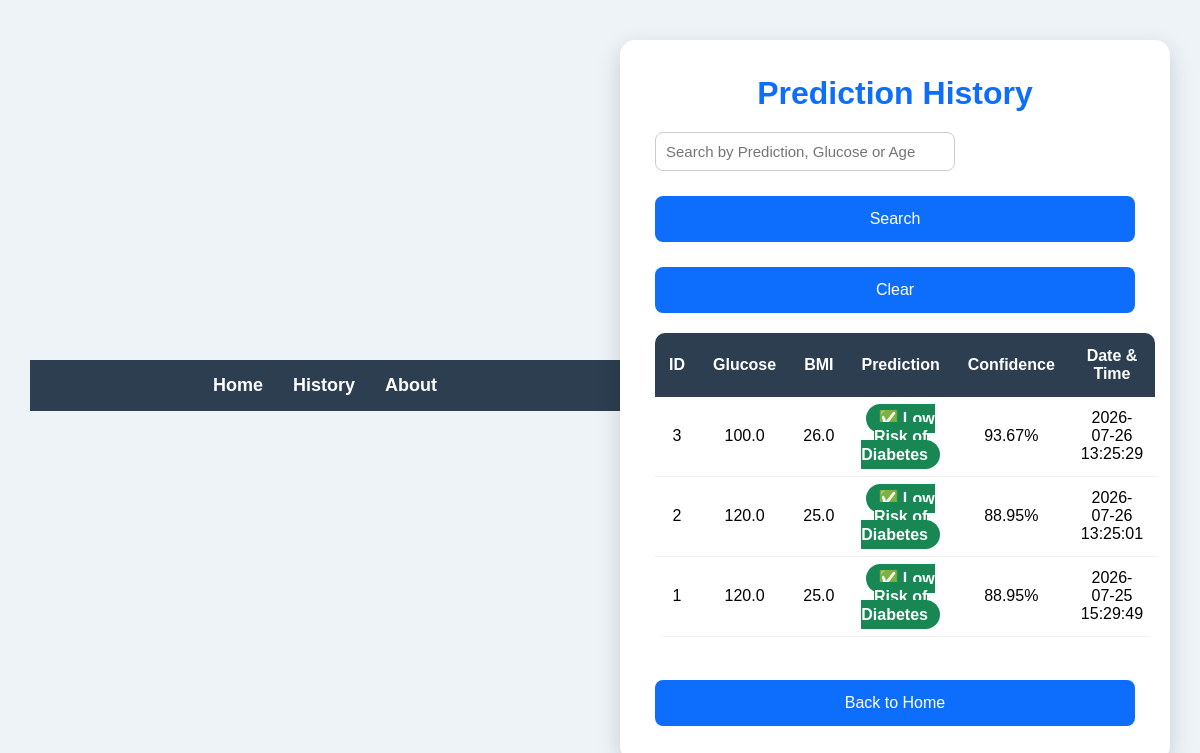
Before: /history with the older database file.
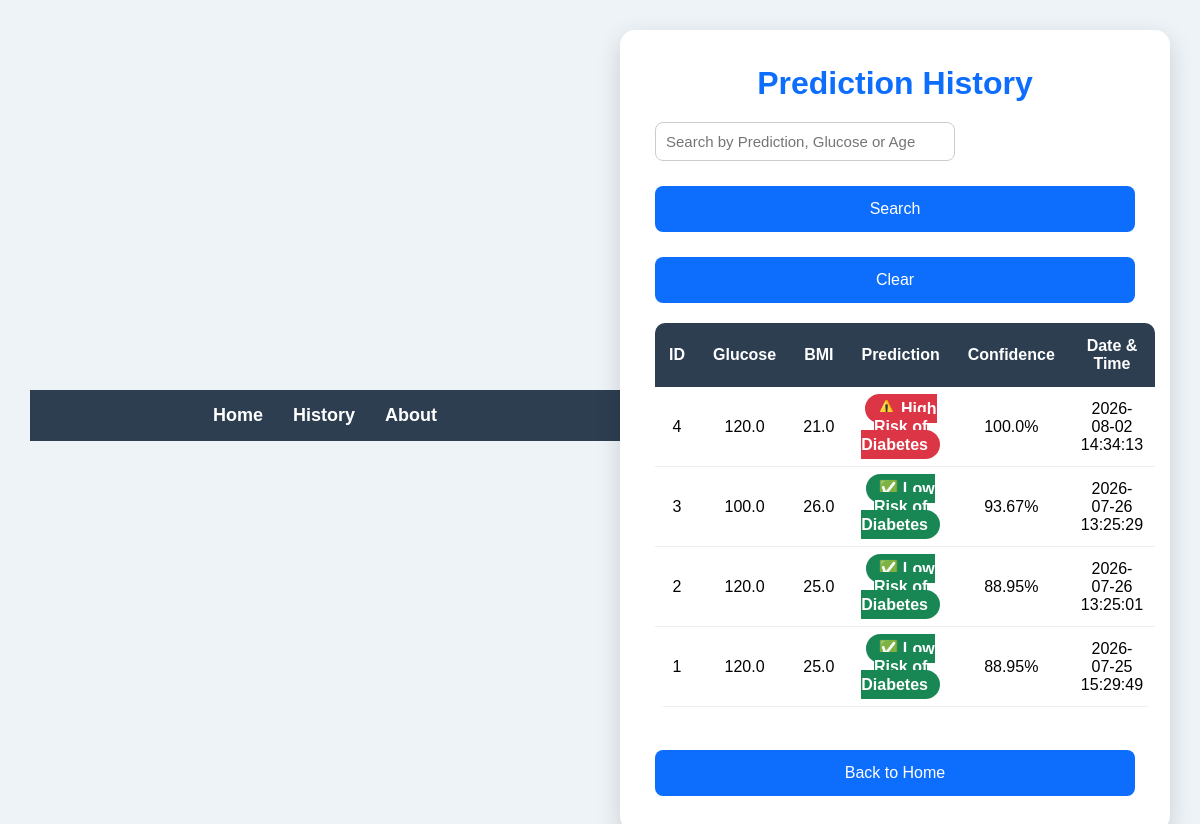
After: the same page with the newer database file.
### tables this page shows
CREATE TABLE predictions (

        id INTEGER PRIMARY KEY AUTOINCREMENT,

        pregnancies REAL,
        glucose REAL,
        blood_pressure REAL,
        skin_thickness REAL,
        insulin REAL,
        bmi REAL,
        diabetes_pedigree REAL,
        age REAL,

        prediction TEXT,
        confidence REAL,

        created_at TIMESTAMP DEFAULT CURRENT_TIMESTAMP

    );

### app.py (the view)
@app.route("/history")
def history():
    search = request.args.get("search", "").strip()
    if search:
        predictions = search_predictions(search)
    else:
        predictions = get_all_predictions()
    return render_template(
        "history.html",
        predictions=predictions,
        search=search
    )

### db.py (called while the page is built)
def get_connection():
    return sqlite3.connect(DATABASE_NAME)

def get_all_predictions():
    connection = get_connection()
    cursor = connection.cursor()
    cursor.execute("""
        SELECT *
        FROM predictions
        ORDER BY created_at DESC
    """)
    data = cursor.fetchall()
    connection.close()
    return data

### templates/history.html (shortened to what this page needs)
<!DOCTYPE html>
<html>
<head>
    <link rel="stylesheet" href="{{ url_for('static', filename='style.css') }}">
</head>
<body>
<nav class="navbar">
    <ul>
        <li><a href="/">Home</a></li>
        <li><a href="/history">History</a></li>
        <li><a href="/about">About</a></li>
    </ul>
</nav>
<div class="container">
    <h1>Prediction History</h1>
    <form method="GET" action="/history" class="search-form">
        <input
            type="text"
            name="search"
            placeholder="Search by Prediction, Glucose or Age"
            value="{{ search }}">
        <button type="submit">Search</button>
        <a href="/history">
            <button type="button">Clear</button>
        </a>
    </form>
    <table class="history-table">
        <thead>
            <tr>
                <th>ID</th>
                <th>Glucose</th>
                <th>BMI</th>
                <th>Prediction</th>
                <th>Confidence</th>
                <th>Date & Time</th>
            </tr>
        </thead>
        <tbody>
        {% for row in predictions %}
        <tr>
            <td>{{ row[0] }}</td>
            <td>{{ row[2] }}</td>
            <td>{{ row[6] }}</td>
            <td>
                {% if "High" in row[9] %}
                    <span class="badge high-risk">
                        {{ row[9] }}
                    </span>
                {% else %}
                    <span class="badge low-risk">
                        {{ row[9] }}
                    </span>
                {% endif %}
            </td>
            <td>{{ row[10] }}%</td>
            <td>{{ row[11] }}</td>
        </tr>
        {% endfor %}
        </tbody>
    </table>
    <br>
    <a href="/">
        <button>Back to Home</button>
    </a>
</div>
</body>
</html>

### static/style.css (style rules this page uses)
* { margin: 0; padding: 0; box-sizing: border-box; }
body { font-family: Arial, Helvetica, sans-serif; background: #eef3f8; display: flex; justify-content: center; align-items: center; min-height: 100vh; padding: 30px; }
.container { width: 100%; max-width: 550px; background: #ffffff; padding: 35px; border-radius: 15px; box-shadow: 0 8px 25px rgba(0,0,0,0.15); }
h1 { text-align: center; color: #0d6efd; margin-bottom: 10px; }
input { width: 100%; padding: 12px; border: 1px solid #d1d5db; border-radius: 8px; font-size: 15px; transition: 0.3s; }
button { width: 100%; margin-top: 25px; padding: 14px; border: none; border-radius: 8px; background: #0d6efd; color: white; font-size: 16px; cursor: pointer; transition: 0.3s; }
a { text-decoration: none; }
.navbar { width:100%; background:#2c3e50; padding:15px 0; margin-bottom:30px; }
.navbar ul { list-style:none; display:flex; justify-content:center; gap:30px; margin:0; padding:0; }
.navbar a { color:white; text-decoration:none; font-size:18px; font-weight:bold; }
.search-form { margin:20px 0; }
.search-form input { width:300px; padding:10px; border-radius:8px; border:1px solid #ccc; }
.history-table { width:100%; border-collapse:collapse; margin-top:20px; background:white; border-radius:10px; overflow:hidden; }
.history-table th { background:#2c3e50; color:white; padding:14px; }
.history-table td { padding:12px; text-align:center; border-bottom:1px solid #eee; }
.badge { padding:6px 12px; border-radius:20px; color:white; font-weight:bold; }
.high-risk { background:#dc3545; }
.low-risk { background:#198754; }

Changed rows visible on the page:
added predictions: id "4", glucose "120.0", bmi "21.0", prediction "⚠️ High Risk of Diabetes", confidence "100.0", created_at "2026-08-02 14:34:13"
